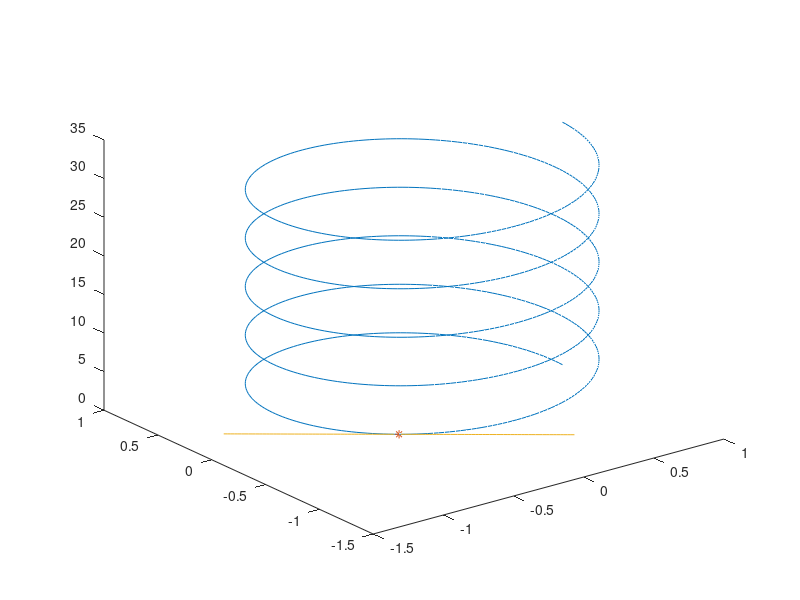

The MATLAB script that drew this image:
%This is our first MA222 Function
t=linspace(0,10*pi,1000); %t goes from 0 to 1000 in increments of 10*pi
plot3(cos(t),sin(t),t)% The vector function
hold on %This tells us that we are going to plot a second graph in the plotting window
plot3(-sqrt(2)/2, -sqrt(2)/2, 5*pi/4, '*')%This plots the asterix at the correct point
t=linspace(-1,1);
plot3(-sqrt(2)/2+t*sqrt(2)/2, -sqrt(2)/2-t*sqrt(2)/2, 5*pi/4+t) %This plots the tangent line
hold off 
clearvars('t')
%Here is a new comment @11:49am on 6/3/17
%Here is another new comment @11:57 on 6/3/17
%Here is another new comment @12:29pm on 6/3/17
%Here is another new comment test @12:34pm on 6/3/17
%Here is another new comment test @12:38pm on 6/3/17
%Here is another new comment test @12:40pm on 6/3/17
%Here is another new comment test @12:46pm on 7/3/17
%Here is Sam's comment test @12:50 on 7/3/17
